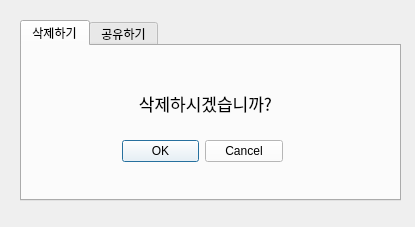
<?xml version="1.0" encoding="UTF-8"?>
<ui version="4.0">
 <class>Dialog</class>
 <widget class="QDialog" name="Dialog">
  <property name="geometry">
   <rect>
    <x>0</x>
    <y>0</y>
    <width>415</width>
    <height>227</height>
   </rect>
  </property>
  <property name="windowTitle">
   <string>Dialog</string>
  </property>
  <property name="styleSheet">
   <string notr="true">font:  11pt &quot;카페24 써라운드&quot;;</string>
  </property>
  <widget class="QTabWidget" name="tabWidget">
   <property name="geometry">
    <rect>
     <x>20</x>
     <y>20</y>
     <width>381</width>
     <height>181</height>
    </rect>
   </property>
   <property name="currentIndex">
    <number>0</number>
   </property>
   <widget class="QWidget" name="tab_2">
    <attribute name="title">
     <string>삭제하기</string>
    </attribute>
    <widget class="QLabel" name="label">
     <property name="geometry">
      <rect>
       <x>73</x>
       <y>32</y>
       <width>221</width>
       <height>51</height>
      </rect>
     </property>
     <property name="font">
      <font>
       <family>카페24 써라운드</family>
       <pointsize>13</pointsize>
       <weight>9</weight>
       <italic>false</italic>
       <bold>false</bold>
      </font>
     </property>
     <property name="styleSheet">
      <string notr="true">font: 75 13pt &quot;카페24 써라운드&quot;;</string>
     </property>
     <property name="text">
      <string>&lt;html&gt;&lt;head/&gt;&lt;body&gt;&lt;p align=&quot;center&quot;&gt;삭제하시겠습니까?&lt;/p&gt;&lt;/body&gt;&lt;/html&gt;</string>
     </property>
    </widget>
    <widget class="QDialogButtonBox" name="buttonBox_2">
     <property name="geometry">
      <rect>
       <x>100</x>
       <y>80</y>
       <width>161</width>
       <height>51</height>
      </rect>
     </property>
     <property name="styleSheet">
      <string notr="true">background-color:white;</string>
     </property>
     <property name="standardButtons">
      <set>QDialogButtonBox::Cancel|QDialogButtonBox::Ok</set>
     </property>
    </widget>
   </widget>
   <widget class="QWidget" name="tab">
    <attribute name="title">
     <string>공유하기</string>
    </attribute>
    <widget class="QLabel" name="label_7">
     <property name="geometry">
      <rect>
       <x>23</x>
       <y>40</y>
       <width>91</width>
       <height>22</height>
      </rect>
     </property>
     <property name="text">
      <string>&lt;html&gt;&lt;head/&gt;&lt;body&gt;&lt;p&gt;&lt;span style=&quot; font-size:11pt;&quot;&gt;zoom 링크&lt;/span&gt;&lt;/p&gt;&lt;/body&gt;&lt;/html&gt;</string>
     </property>
    </widget>
    <widget class="QLineEdit" name="share_zoom">
     <property name="geometry">
      <rect>
       <x>120</x>
       <y>40</y>
       <width>241</width>
       <height>21</height>
      </rect>
     </property>
    </widget>
    <widget class="QDialogButtonBox" name="share_btn_box">
     <property name="geometry">
      <rect>
       <x>100</x>
       <y>80</y>
       <width>161</width>
       <height>51</height>
      </rect>
     </property>
     <property name="styleSheet">
      <string notr="true">background-color:white;</string>
     </property>
     <property name="standardButtons">
      <set>QDialogButtonBox::Cancel|QDialogButtonBox::Ok</set>
     </property>
    </widget>
   </widget>
  </widget>
 </widget>
 <resources/>
 <connections/>
</ui>
